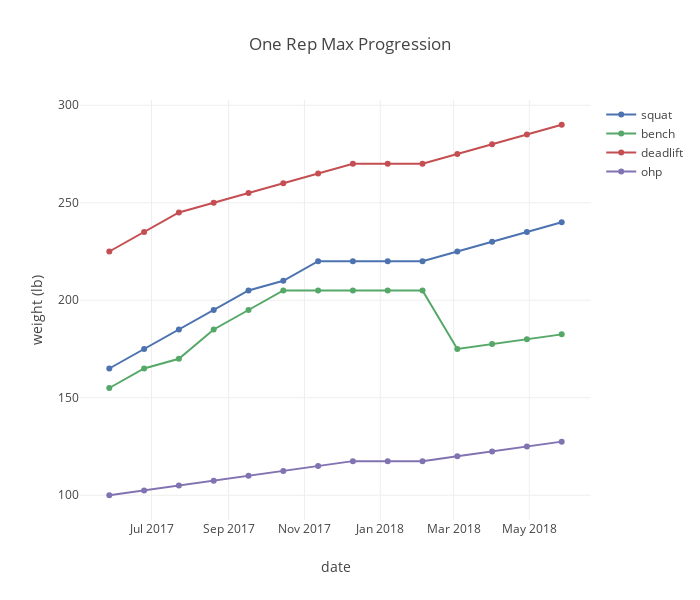

Write notebook code for a chart like this one.
### Markdown cell above
### View ORM Progression

### Code cell
workout.viz_orm()

### Figure 1 — Plotly figure (JSON) as saved in the notebook; plotly's stock layout.template omitted (floating-point values rounded to 4 significant figures)
{"data": [{"line": {"color": "#4c72b0"}, "mode": "lines+markers", "name": "squat", "type": "scatter", "x": ["2017-05-28", "2017-06-25", "2017-07-23", "2017-08-20", "2017-09-17", "2017-10-15", "2017-11-12", "2017-12-10", "2018-01-07", "2018-02-04", "2018-03-04", "2018-04-01", "2018-04-29", "2018-05-27"], "y": [165, 175, 185, 195, 205, 210, 220, 220, 220, 220, 225, 230, 235, 240]}, {"line": {"color": "#55a868"}, "mode": "lines+markers", "name": "bench", "type": "scatter", "x": ["2017-05-28", "2017-06-25", "2017-07-23", "2017-08-20", "2017-09-17", "2017-10-15", "2017-11-12", "2017-12-10", "2018-01-07", "2018-02-04", "2018-03-04", "2018-04-01", "2018-04-29", "2018-05-27"], "y": [155, 165, 170, 185, 195, 205, 205, 205, 205, 205, 175, 177.5, 180, 182.5]}, {"line": {"color": "#c44e52"}, "mode": "lines+markers", "name": "deadlift", "type": "scatter", "x": ["2017-05-28", "2017-06-25", "2017-07-23", "2017-08-20", "2017-09-17", "2017-10-15", "2017-11-12", "2017-12-10", "2018-01-07", "2018-02-04", "2018-03-04", "2018-04-01", "2018-04-29", "2018-05-27"], "y": [225, 235, 245, 250, 255, 260, 265, 270, 270, 270, 275, 280, 285, 290]}, {"line": {"color": "#8172b2"}, "mode": "lines+markers", "name": "ohp", "type": "scatter", "x": ["2017-05-28", "2017-06-25", "2017-07-23", "2017-08-20", "2017-09-17", "2017-10-15", "2017-11-12", "2017-12-10", "2018-01-07", "2018-02-04", "2018-03-04", "2018-04-01", "2018-04-29", "2018-05-27"], "y": [100, 102.5, 105, 107.5, 110, 112.5, 115, 117.5, 117.5, 117.5, 120, 122.5, 125, 127.5]}], "layout": {"height": 600, "title": "One Rep Max Progression", "width": 700, "xaxis": {"title": "date"}, "yaxis": {"title": "weight (lb)"}}}
